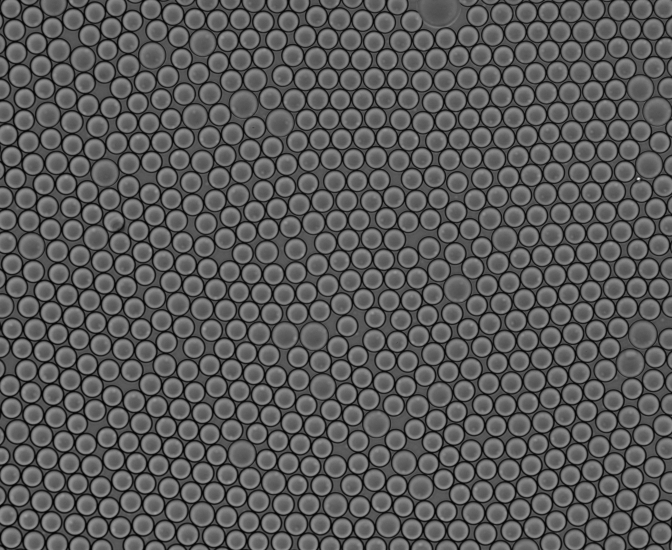
%> input picture image_processing_scripts/ddPCR_quantification/images/(#10-45)/blank.tif, 1344 x 1100 px (shown at 1/2 size)
$ octave image_analysis.m   (GNU Octave 9; MATLAB toolbox functions it lacks are replaced by stand-ins)
%> lines starting %> are read from the running program, lines starting %| are printed output that depends on the picture; in (x1, y1, x2, y2) boxes, pixels count from 0 and x2, y2 are one past the last pixel; in counts of white or black regions, pixels touching at a corner belong together; the program's own positions count from 1
### image_processing_scripts/ddPCR_quantification/image_process.m
function [tracker, centers_final, radii_final] = image_process(file_bf,file_f,low_dim,high_dim,sens)
%> called with file_bf = 'images/(#10-45)/blank.tif', file_f = 'images/(#10-45)/blank_f.tif', low_dim = 15, high_dim = 20, sens = 0.92

%%%This function intakes a directory name (condition) and takes all of the
%%%replicates (defined as a directory with one phase contrast, GFP
%%%fluorescence, and mCherry fluorescence each) and records the signal for
%%%all droplets from all of them. The images have all been processed and
%%%standardized in ImageJ to adjust the brightness and convert all the
%%%files to .jpgs.

bf = imread(file_bf);
%> bf is the input picture: size 1100x1344 uint16; min 4717, max 52178, mean 21650.4
f = imread(file_f);
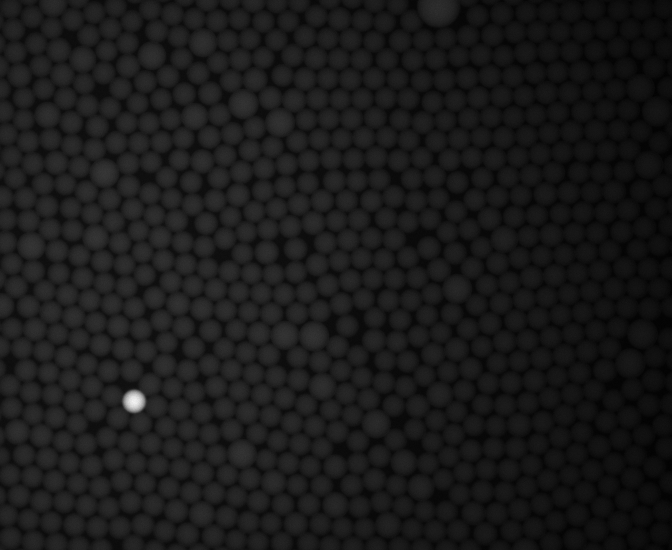
%> input picture image_processing_scripts/ddPCR_quantification/images/(#10-45)/blank_f.tif, 1344 x 1100 px (shown at 1/2 size)
%> f is the input picture: size 1100x1344 uint16; min 553, max 9553, mean 1472.4

[centers_final,radii_final] = imfindcircles(bf,[low_dim high_dim],'Sensitivity',sens,'ObjectPolarity','bright');
%> centers_final = 752 rows, first 12: [1024 1062.8; 792 881; 644 972; 291 967.8; 856 632; 245 962; 103 1045.2; 479 783; 908.2 870; 515 868; 663 821; 965 357.8]; radii_final = 752 values, max 20 at index 718, min 15 at index 732, mean 19.22
num_circles_final = length(centers_final);
%> num_circles_final = 752

% remove imcomplete circles that are on the boundaries
radius = high_dim;
% make sure dimensions match the image files you are using
for i = 1:num_circles_final
if (centers_final(i,1) < (radius)) || (centers_final(i,1) > (1344-radius))
    centers_final(i,:) = [NaN,NaN];
    radii_final(i) = NaN;
end
end

for i = 1:num_circles_final
    if (centers_final(i,2) < (radius)) || (centers_final(i,2) > (1100-radius))
        centers_final(i,:) = [NaN,NaN];
        radii_final(i) = NaN;
    end
end

%     %to see individual photos, MAKE SURE TO CLICK ON NEW FIGURES AS
%     %GENERATED OR CIRCLES WILL BE ON WRONG IMAGE
%     figure
%     imshow(pc)
%     viscircles(centers_final, radii_final)

%set up trackers that get reset for each replicate directory
tracker = zeros(num_circles_final,1);

%go through each droplet and calculate and track brightness
for n=1:num_circles_final
center = centers_final(n,:);
radius = radii_final(n);

[xgrid, ygrid] = meshgrid(1:size(f,2), 1:size(f,1));
mask = ((xgrid-center(1,1)).^2 + (ygrid-center(1,2)).^2) <= radius.^2;
intensity_droplet = f(mask);

intensity=sum(intensity_droplet);
norm_intensity = intensity/(radii_final(n)^2*pi);
tracker(n) = norm_intensity;
end
%> this loop made 752 passes
%> (center, radius, intensity, norm_intensity) on passes 1 to 3: ([1024 1062.8], 19.21, 1469528, 1267.2), ([792 881], 19.22, 1797772, 1549.9), ([644 972], 19.34, 1966453, 1673.6)
%> pass 1, in image_process, `mask = ((xgrid-center(1,1)).^2 + (ygrid-center(1,2)).^2) <= radius.^2;`:
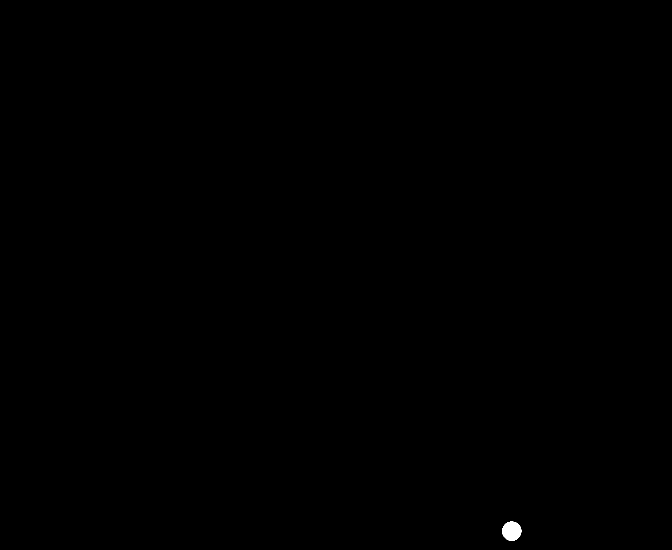
%> mask: size 1100x1344 logical (shown at 1/2 size); 0.08% white; 1 white region, box (x1, y1, x2, y2) and area: (1004, 1043, 1043, 1082) 1159

### image_processing_scripts/ddPCR_quantification/image_analysis.m
%collect data on NTC droplets
[blank1,blank_centers,blank_radii] = image_process('images/(#10-45)/blank.tif','images/(#10-45)/blank_f.tif',15,20,0.92);
%> blank_centers has the same summary as centers_final in image_process
blank_avg = nanmean(blank1);
%> blank_avg = 1634.4

%collect data on dilution
[dilution,dilution_centers,dilution_radii] = image_process('images/(#10-45)/dilution-5.tif','images/(#10-45)/dilution-5_f.tif',15,20,0.90);
%> call 2 of image_process, with file_bf = 'images/(#10-45)/dilution-5.tif', file_f = 'images/(#10-45)/dilution-5_f.tif', low_dim = 15, high_dim = 20, sens = 0.9
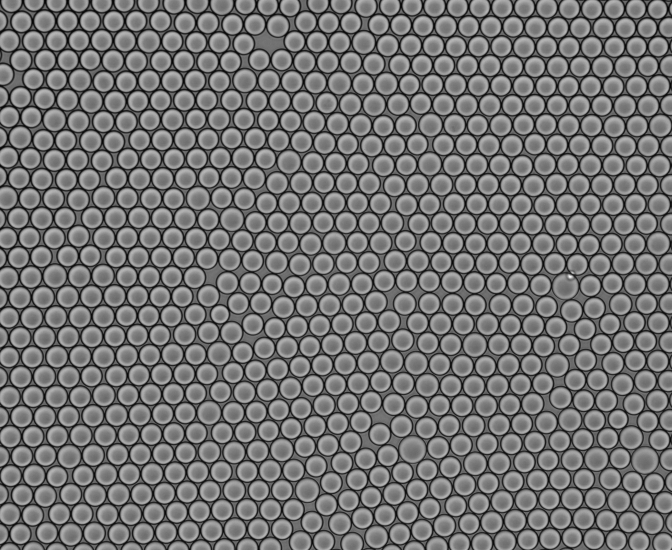
%> input picture image_processing_scripts/ddPCR_quantification/images/(#10-45)/dilution-5.tif, 1344 x 1100 px (shown at 1/2 size)
%> in image_process, bf is the input picture: size 1100x1344 uint16; min 6652, max 65535, mean 33778.2
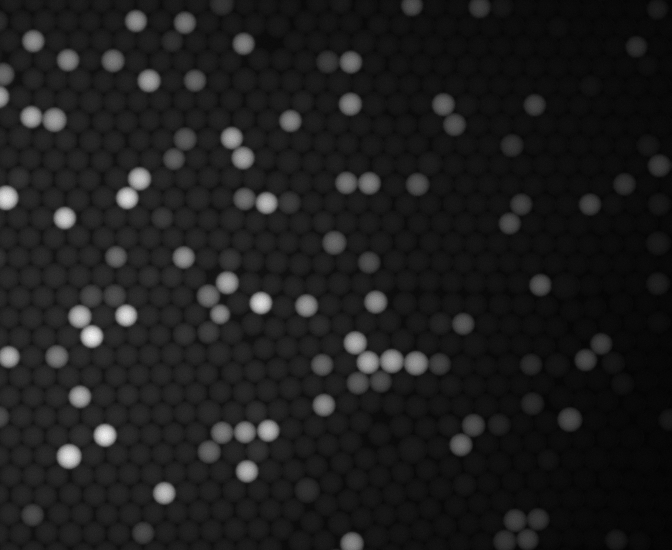
%> input picture image_processing_scripts/ddPCR_quantification/images/(#10-45)/dilution-5_f.tif, 1344 x 1100 px (shown at 1/2 size)
%> in image_process, f is the input picture: size 1100x1344 uint16; min 379, max 5704, mean 995.7
%> in image_process (call 2), `[centers_final,radii_final] = imfindcircles(bf,[low_dim high_dim],'Sen..`: centers_final = 798 rows, first 12: [256.7 318.7; 838.1 448.4; 977.2 967.5; 390.6 162.4; 488.2 239.2; 67 83.2; 114.5 953.9; 1139.2 690.8; 391.3 629.7; 1096.6 921.2; 107.8 398; 518.2 981.7]; radii_final = 798 values, max 20 at index 760, min 15 at index 777, mean 19.31
%> in image_process (call 2), `num_circles_final = length(centers_final);`: num_circles_final = 798
%> (the run ends here)
